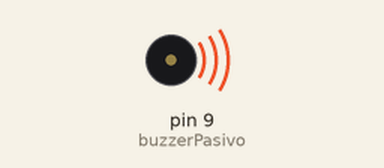
Simulated run of this sketch. Board: Arduino Uno, built with avr-gcc and run on an emulated ATmega328P. Parts: buzzer (waves = sounding).

Above: at 0.2 s.
At 8.7 s:
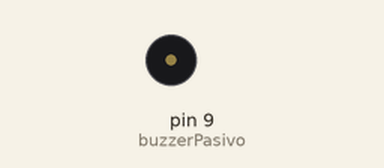
Timing chart, 0 to 13.0 s (numbered marks = the images above):
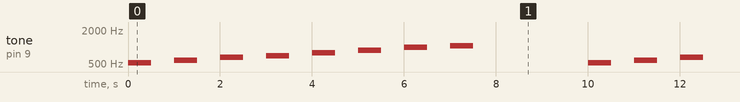

The sketch:

P10_cajitaMusical.ino
```cpp
#include "pitches.h" // https://gist.github.com/mikeputnam/2820675

#define buzzerPasivo 9

int pausaNota = 1000;
int reinicio = 2000;


// notes in the melody:
int melodia[] = {
  NOTE_C5, NOTE_D5, NOTE_E5, NOTE_F5, NOTE_G5, NOTE_A5, NOTE_B5, NOTE_C6};
int tiempo = 500;  // 500 milisegundos

void setup() {

}

void loop() {
  for (int nota = 0; nota < 8; nota++) {
    // Sonar buzzer cada 0.5s
    tone(buzzerPasivo, melodia[nota], tiempo);

    // Tiempo de retrado entre cada todo
    delay(pausaNota);
  }

  // Reinicia cada dos segundos
  delay(reinicio);
}
```

Measured:
- by itself, tone on pin 9 (buzzerPasivo): repeats every 10.0 s: silent 0.50 s, 587 Hz 0.50 s, silent 0.50 s, 659 Hz 0.50 s, silent 0.50 s, 698 Hz 0.50 s, silent 0.50 s, 784 Hz 0.50 s, silent 0.50 s, 880 Hz 0.50 s, silent 0.50 s, 988 Hz 0.50 s, silent 0.50 s, 1047 Hz 0.50 s, silent 2.5 s, 523 Hz 0.50 s
